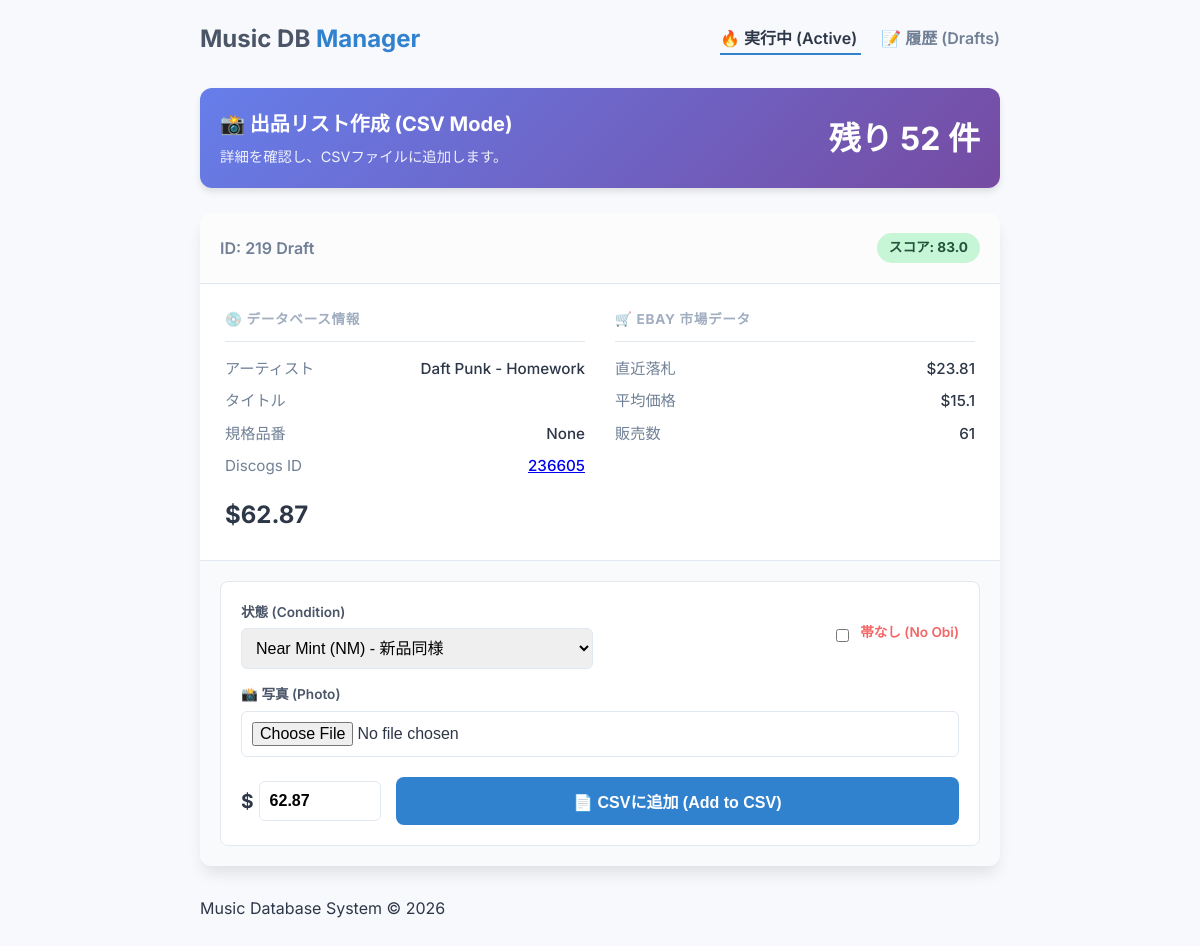
The page / on the database its author committed.
### tables this page shows
CREATE TABLE releases (
        id INTEGER PRIMARY KEY AUTOINCREMENT,
        file_path TEXT UNIQUE,
        filename TEXT,
        catalog_number TEXT,
        genre_folder TEXT,
        title TEXT,
        year TEXT,
        genre TEXT,
        style TEXT,
        label TEXT,
        format TEXT,
        country TEXT,
        cover_url TEXT,
        thumb_url TEXT,
        local_image TEXT,
        discogs_url TEXT,
        discogs_id INTEGER,
        community_want INTEGER DEFAULT 0,
        community_have INTEGER DEFAULT 0,
        lowest_price REAL,
        num_for_sale INTEGER DEFAULT 0,
        tracklist TEXT,
        created_at TIMESTAMP DEFAULT CURRENT_TIMESTAMP
    , median_price REAL, highest_price REAL, last_sold_date TEXT, high_price REAL, ebay_sold_price REAL, ebay_avg_price REAL, ebay_sold_count INTEGER, yahoo_sold_price REAL, yahoo_avg_price REAL, yahoo_sold_count INTEGER, mercari_sold_price REAL, mercari_avg_price REAL, mercari_sold_count INTEGER, yahoo_match_score REAL, mercari_match_score REAL, ebay_match_score REAL, discogs_listing_id INTEGER, listing_status TEXT);

### app.py (the view, shortened to what this page needs)
@app.route('/')
def index():
    mode = request.args.get('mode', 'guide')
    conn = get_db()
    item = None
    count = 0
    sub_stage = "guide"
    if mode == 'guide':
        query_list = "SELECT * FROM releases WHERE ebay_match_score >= 80 AND (listing_status IS NULL OR listing_status != 'CSV_Ready')"
        item = conn.execute(query_list + " LIMIT 1").fetchone()
        if item:
             sub_stage = "list"
             count = conn.execute("SELECT COUNT(*) FROM releases WHERE ebay_match_score >= 80 AND (listing_status IS NULL OR listing_status != 'CSV_Ready')").fetchone()[0]
        else:
             query_review = "SELECT * FROM releases WHERE ebay_match_score > 0 AND ebay_match_score < 80"
             item = conn.execute(query_review + " LIMIT 1").fetchone()
             sub_stage = "review"
             count = conn.execute("SELECT COUNT(*) FROM releases WHERE ebay_match_score > 0 AND ebay_match_score < 80").fetchone()[0]
    conn.close()
    return render_template('index.html', item=item, count=count, mode=mode, stage=sub_stage)

### app.py (called while the page is built)
def get_db():
    conn = sqlite3.connect(DB_PATH)
    conn.row_factory = sqlite3.Row
    return conn

### templates/index.html (shortened to what this page needs)
{% extends "layout.html" %}
{% block content %}
<div class="stage-banner stage-{{ stage }}">
    <div class="stage-content">
        {% if stage == 'list' %}
        <h2>📸 出品リスト作成 (CSV Mode)</h2>
        <p>詳細を確認し、CSVファイルに追加します。</p>
        {% elif stage == 'review' %}
        <h2>🧐 レビューフェーズ (Review)</h2>
        <p>マッチング精度を確認してください (信頼度 < 80)。</p>
                {% elif stage == 'drafts' %}
                <h2>📂 CSVリスト (Export)</h2>
                <p>追加済みのアイテムです。<a href="{{ url_for('download_csv') }}" class="download-link">📥 CSVをダウンロード</a></p>
                {% else %}
                <h2>👋 ようこそ</h2>
                <p>モードを選択して作業を開始してください。</p>
                {% endif %}
    </div>
    {% if count is defined %}
    <div class="stage-count">
        残り <strong>{{ count }}</strong> 件
    </div>
    {% endif %}
</div>
{% if stage == 'drafts' %}
<div class="card">
    <div class="card-header">
        <h3>📄 CSV Data ({{ count }} items)</h3>
    </div>
    <div class="card-body" style="overflow-x: auto;">
        {% if csv_rows %}
        <table class="csv-table">
            <thead>
                <tr>
                    <th>Release ID</th>
                    <th>Price</th>
                    <th>Condition</th>
                    <th>Comments</th>
                    <th>Status</th>
                </tr>
            </thead>
            <tbody>
                {% for row in csv_rows %}
                <tr>
                    <td><a href="https://www.discogs.com/release/{{ row['release_id'] }}" target="_blank">{{
                            row['release_id'] }}</a></td>
                    <td>${{ row['price'] }}</td>
                    <td><span class="badge">{{ row['media_condition'] }}</span></td>
                    <td class="small-text">{{ row['comments'] }}</td>
                    <td>{{ row['status'] }}</td>
                </tr>
                {% endfor %}
            </tbody>
        </table>
        {% else %}
        <p class="empty-text">まだデータがありません。</p>
        {% endif %}
    </div>
</div>
{% elif item %}
<div class="card">
    <div class="card-header">
        <div class="item-id">
            <span class="badget">ID: {{ item.id }}</span>
            <span class="status-badge {{ item.listing_status|lower }}">{{ item.listing_status or '未出品' }}</span>
        </div>
        <div
            class="match-score score-{{ 'low' if item.ebay_match_score < 50 else 'med' if item.ebay_match_score < 80 else 'high' }}">
            スコア: {{ item.ebay_match_score or 0 }}
        </div>
    </div>
    <div class="card-body">
        <div class="info-grid">
            <div class="info-section">
                <h3>💿 データベース情報</h3>
                <div class="info-row">
                    <span class="label">アーティスト</span>
                    <span class="value">{{ item.title.split(' : ')[0] if ' : ' in item.title else item.title }}</span>
                </div>
                <div class="info-row">
                    <span class="label">タイトル</span>
                </div>
                <div class="info-row">
                    <span class="label">規格品番</span>
                    <span class="value">{{ item.catalog_number }}</span>
                </div>
                <div class="info-row">
                    <span class="label">Discogs ID</span>
                    <span class="value"><a href="https://www.discogs.com/release/{{ item.discogs_id }}"
                            target="_blank">{{ item.discogs_id }}</a></span>
                </div>
                <div class="price-tag primary">${{ item.median_price or '0.00' }}</div>
            </div>
            <div class="info-section ebay-section">
                <h3>🛒 eBay 市場データ</h3>
                <div class="info-row">
                    <span class="label">直近落札</span>
                    <span class="value">${{ item.ebay_sold_price }}</span>
                </div>
                <div class="info-row">
                    <span class="label">平均価格</span>
                    <span class="value">${{ item.ebay_avg_price }}</span>
                </div>
                <div class="info-row">
                    <span class="label">販売数</span>
                    <span class="value">{{ item.ebay_sold_count }}</span>
                </div>
            </div>
        </div>
    </div>
    <div class="card-footer">
        {% if stage == 'list' and item.discogs_id %}
        <div class="listing-form-wrapper">
            <form action="{{ url_for('list_discogs', item_id=item.id) }}" method="post" enctype="multipart/form-data"
                class="listing-form">
                <div class="form-row">
                    <div class="form-group">
                        <label>状態 (Condition)</label>
                        <select name="condition">
                            <option value="Near Mint (NM or M-)" selected>Near Mint (NM) - 新品同様</option>
                        </select>
                    </div>
                    <div class="form-group checkbox-group">
                        <input type="checkbox" id="missing_obi" name="missing_obi" value="1">
                        <label for="missing_obi" class="warning-text">帯なし (No Obi)</label>
                    </div>
                </div>
                <div class="form-row">
                    <div class="form-group full-width">
                        <label>📸 写真 (Photo)</label>
                        <input type="file" name="photo" accept="image/*" capture="environment">
                    </div>
                </div>
                <div class="form-actions">
                    <div class="price-input-group">
                        <span>$</span>
                        <input type="number" step="0.01" name="price" value="{{ item.median_price or '9.99' }}">
                    </div>
                    <button type="submit" class="btn btn-list">📄 CSVに追加 (Add to CSV)</button>
                </div>
            </form>
        </div>
        {% endif %}
    </div>
</div>
{% else %}
<div class="empty-state">
    <div class="empty-icon">🎉</div>
    <h2>完了！</h2>
    <p>このタスクのアイテムはすべて処理されました。</p>
</div>
{% endif %}
{% endblock %}

### templates/layout.html (shortened to what this page needs)
<!doctype html>
<html lang="ja">
<head>
    <link rel="stylesheet" href="{{ url_for('static', filename='style.css') }}">
</head>
<body>
    <div class="app-container">
        <header class="app-header">
            <h1 class="logo">Music DB <span>Manager</span></h1>
            <nav class="nav-links">
                <a href="{{ url_for('index', mode='guide') }}" class="{{ 'active' if mode == 'guide' else '' }}">
                    🔥 実行中 (Active)
                </a>
                <a href="{{ url_for('index', mode='drafts') }}" class="{{ 'active' if mode == 'drafts' else '' }}">
                    📝 履歴 (Drafts)
                </a>
            </nav>
        </header>
        <main class="content">
            {% block content %}{% endblock %}
        </main>
        <footer class="app-footer">
            <p>Music Database System &copy; 2026</p>
        </footer>
    </div>
</body>
</html>

### static/style.css (style rules this page uses)
:root { --bg-color: #f8f9fc; --text-color: #2d3748; --primary-color: #4a5568; --accent-color: #3182ce; --success-color: #48bb78; --warning-color: #ed8936; --danger-color: #f56565; --card-bg: #ffffff; --border-color: #e2e8f0; }
body { font-family: 'Inter', sans-serif; background-color: var(--bg-color); color: var(--text-color); margin: 0; line-height: 1.6; }
.app-container { max-width: 800px; margin: 0 auto; padding: 20px; }
.app-header { display: flex; justify-content: space-between; align-items: center; margin-bottom: 30px; }
.logo { font-size: 1.5rem; font-weight: 700; margin: 0; color: var(--primary-color); }
.logo span { color: var(--accent-color); }
.nav-links a { text-decoration: none; color: #718096; font-weight: 600; margin-left: 20px; padding-bottom: 5px; border-bottom: 2px solid transparent; transition: all 0.2s; }
.nav-links a.active { color: var(--text-color); border-bottom-color: var(--accent-color); }
.stage-banner { background: linear-gradient(135deg, #667eea 0%, #764ba2 100%); color: white; padding: 20px; border-radius: 12px; margin-bottom: 25px; display: flex; justify-content: space-between; align-items: center; box-shadow: 0 4px 6px rgba(0, 0, 0, 0.1); }
.stage-content h2 { margin: 0; font-size: 1.25rem; }
.stage-content p { margin: 5px 0 0; opacity: 0.9; font-size: 0.9rem; }
.stage-count { font-size: 2rem; font-weight: 700; }
.card { background: var(--card-bg); border-radius: 12px; box-shadow: 0 10px 15px -3px rgba(0, 0, 0, 0.1); overflow: hidden; margin-bottom: 30px; }
.card-header { padding: 20px; border-bottom: 1px solid var(--border-color); display: flex; justify-content: space-between; align-items: center; background: #fcfcfc; }
.item-id { font-weight: 600; color: #718096; }
.match-score { padding: 4px 12px; border-radius: 20px; font-weight: 700; font-size: 0.85rem; }
.score-high { background: #c6f6d5; color: #22543d; }
.card-body { padding: 25px; }
.info-grid { display: grid; grid-template-columns: 1fr 1fr; gap: 30px; }
.info-section h3 { margin-top: 0; font-size: 0.85rem; text-transform: uppercase; letter-spacing: 0.05em; color: #a0aec0; border-bottom: 1px solid var(--border-color); padding-bottom: 10px; margin-bottom: 15px; }
.info-row { display: flex; justify-content: space-between; margin-bottom: 8px; font-size: 0.95rem; }
.info-row .label { color: #718096; }
.info-row .value { font-weight: 500; text-align: right; }
.price-tag { display: inline-block; font-size: 1.5rem; font-weight: 700; color: var(--text-color); margin-top: 10px; }
.card-footer { padding: 20px; background: #f8fafc; border-top: 1px solid var(--border-color); }
.btn { flex: 1; padding: 12px 20px; border: none; border-radius: 8px; font-size: 1rem; font-weight: 600; cursor: pointer; transition: transform 0.1s, opacity 0.2s; }
.btn-list { background: var(--accent-color); color: white; width: 100%; }
.listing-form-wrapper { background: white; padding: 20px; border-radius: 8px; border: 1px solid var(--border-color); }
.form-row { display: flex; gap: 15px; margin-bottom: 15px; }
.form-group { flex: 1; display: flex; flex-direction: column; }
.full-width { width: 100%; }
label { font-size: 0.85rem; font-weight: 600; margin-bottom: 5px; color: #4a5568; }
input, select { padding: 10px; border: 1px solid var(--border-color); border-radius: 6px; font-size: 1rem; }
.checkbox-group { flex-direction: row; align-items: center; justify-content: flex-end; gap: 8px; }
.checkbox-group input { width: auto; }
.warning-text { color: var(--danger-color); }
.form-actions { display: flex; align-items: center; gap: 15px; margin-top: 20px; }
.price-input-group { display: flex; align-items: center; gap: 5px; font-weight: bold; font-size: 1.2rem; }
.price-input-group input { width: 100px; font-weight: bold; }

### rows shown on the page
releases: id "219", listing_status "Draft", ebay_match_score "83.0", title "Daft Punk - Homework", discogs_id "236605", median_price "62.87", ebay_sold_price "23.81", ebay_avg_price "15.1", ebay_sold_count "61", price "62.87"

### other values the page prints
{{ count }} "52"
{{ item.catalog_number }} "None"
